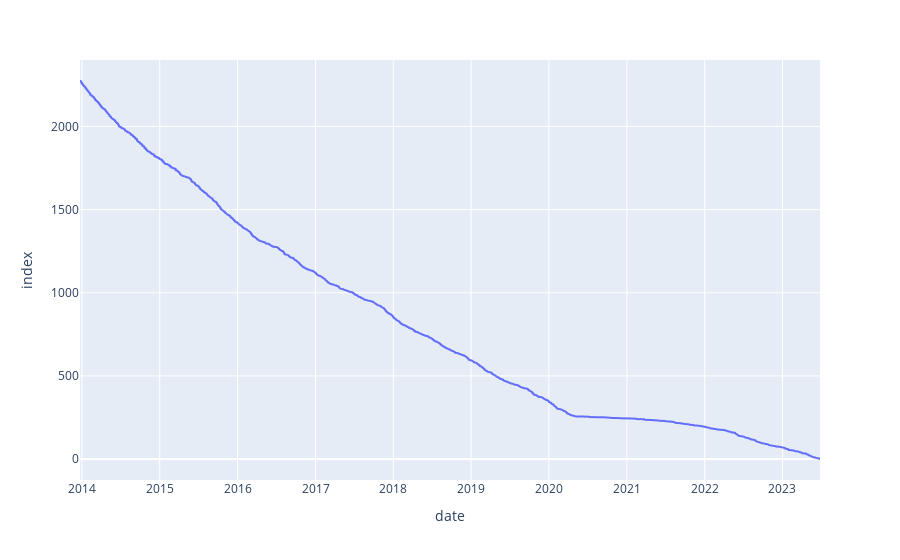

Notebook source saved alongside this figure:
### Markdown cell above
## Time series analysis

### Code cell
#convert the date datatype to datetime

df.date = pd.to_datetime(df.date)
fig = px.line(df, x='date')
fig.show()

### Figure 1 — Plotly figure (JSON) as saved in the notebook; plotly's stock layout.template omitted (floating-point values rounded to 4 significant figures; data arrays with more than 128 entries replaced by an {"elided": "..."} marker saying what was removed)
{"data": [{"hovertemplate": "date=%{x}<br>index=%{y}<extra></extra>", "legendgroup": "", "line": {"color": "#636efa", "dash": "solid"}, "marker": {"symbol": "circle"}, "mode": "lines", "name": "", "showlegend": false, "type": "scattergl", "x": {"elided": "2275 str values"}, "xaxis": "x", "y": {"elided": "2275 int values"}, "yaxis": "y"}], "layout": {"legend": {"tracegroupgap": 0}, "margin": {"t": 60}, "xaxis": {"anchor": "y", "domain": [0, 1], "title": {"text": "date"}}, "yaxis": {"anchor": "x", "domain": [0, 1], "title": {"text": "index"}}}}
